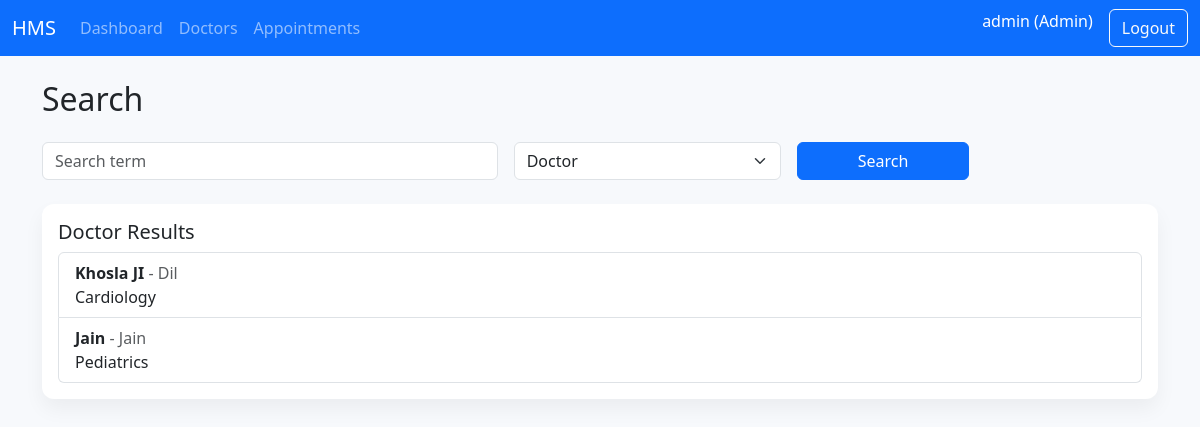
Page /admin/search (signed in) on the committed database.
### tables this page shows
CREATE TABLE users (
                id INTEGER PRIMARY KEY AUTOINCREMENT,
                username TEXT UNIQUE NOT NULL,
                email TEXT UNIQUE NOT NULL,
                password_hash TEXT NOT NULL,
                role TEXT NOT NULL CHECK (role IN ('admin','doctor','patient'))
            );

CREATE TABLE doctors (
                id INTEGER PRIMARY KEY AUTOINCREMENT,
                user_id INTEGER UNIQUE NOT NULL,
                full_name TEXT NOT NULL,
                department_id INTEGER,
                specialization TEXT NOT NULL,
                availability TEXT DEFAULT '',
                is_blacklisted INTEGER DEFAULT 0,
                FOREIGN KEY (user_id) REFERENCES users(id),
                FOREIGN KEY (department_id) REFERENCES departments(id)
            );

CREATE TABLE departments (
                id INTEGER PRIMARY KEY AUTOINCREMENT,
                name TEXT UNIQUE NOT NULL,
                description TEXT
            );

### admin_routes.py (the view, shortened to what this page needs)
@admin_bp.route("/search")
@login_required
@role_required("admin")
def search():
    query = request.args.get("q", "")
    scope = request.args.get("scope", "doctor")
    conn = get_db()
    doctors = patients = []
    if scope == "doctor":
        doctors = conn.execute(
            """
            SELECT d.*, dept.name AS department_name
            FROM doctors d
            LEFT JOIN departments dept ON d.department_id = dept.id
            WHERE d.full_name LIKE ? OR d.specialization LIKE ?
            """,
            (f"%{query}%", f"%{query}%"),
        ).fetchall()
    return render_template(
        "admin/search.html", query=query, scope=scope, doctors=doctors, patients=patients
    )

### database.py (called while the page is built)
def get_db():
    if "db" not in g:
        db_path = current_app.config["DATABASE"]
        g.db = sqlite3.connect(db_path)
        g.db.row_factory = sqlite3.Row
    return g.db

### models.py (called while the page is built)
def fetch_user_by_id(user_id):
    conn = get_db()
    user = conn.execute("SELECT * FROM users WHERE id = ?", (user_id,)).fetchone()
    return user

### utils.py (called while the page is built)
def role_required(role):
    def decorator(func):
        @wraps(func)
        def wrapper(*args, **kwargs):
            if not current_user.is_authenticated:
                flash("Please log in to continue.", "warning")
                return redirect(url_for("auth.login"))
            if current_user.role != role:
                flash("Unauthorized access.", "danger")
                return redirect(url_for(f"{current_user.role}.dashboard"))
            return func(*args, **kwargs)
        return wrapper
    return decorator

### templates/admin/search.html (shortened to what this page needs)
{% extends "base.html" %}
{% block content %}
<h2 class="mb-4">Search</h2>
<form class="row g-3 mb-4">
  <div class="col-md-5">
    <input type="text" class="form-control" name="q" placeholder="Search term" value="{{ query }}" />
  </div>
  <div class="col-md-3">
    <select class="form-select" name="scope">
      <option value="doctor" {% if scope == 'doctor' %}selected{% endif %}>Doctor</option>
    </select>
  </div>
  <div class="col-md-2">
    <button class="btn btn-primary w-100" type="submit">Search</button>
  </div>
</form>
{% if scope == 'doctor' %}
  <div class="card">
    <div class="card-body">
      <h5 class="card-title">Doctor Results</h5>
      <ul class="list-group">
        {% for doctor in doctors %}
          <li class="list-group-item">
            <strong>{{ doctor['full_name'] }}</strong>
            <span class="text-muted"> - {{ doctor['specialization'] }}</span>
            <div>{{ doctor['department_name'] }}</div>
          </li>
        {% else %}
          <li class="list-group-item text-center">No doctors found.</li>
        {% endfor %}
      </ul>
    </div>
  </div>
{% endif %}
{% endblock %}

### templates/base.html (shortened to what this page needs)
<!doctype html>
<html lang="en">
  <head>
    <link
      href="https://cdn.jsdelivr.net/npm/bootstrap@5.3.3/dist/css/bootstrap.min.css"
      rel="stylesheet"
    />
    <link rel="stylesheet" href="{{ url_for('static', filename='css/style.css') }}" />
  </head>
  <body>
    <nav class="navbar navbar-expand-lg navbar-dark bg-primary">
      <div class="container-fluid">
        <a class="navbar-brand" href="/">HMS</a>
        <div class="collapse navbar-collapse" id="navbarNav">
          <ul class="navbar-nav me-auto">
            {% if current_user.is_authenticated %}
              {% if current_user.role == 'admin' %}
                <li class="nav-item">
                  <a class="nav-link" href="{{ url_for('admin.dashboard') }}">Dashboard</a>
                </li>
                <li class="nav-item">
                  <a class="nav-link" href="{{ url_for('admin.doctors') }}">Doctors</a>
                </li>
                <li class="nav-item">
                  <a class="nav-link" href="{{ url_for('admin.appointments') }}">Appointments</a>
                </li>
              {% endif %}
            {% endif %}
          </ul>
          <ul class="navbar-nav">
            {% if current_user.is_authenticated %}
              <li class="nav-item">
                <span class="navbar-text text-white me-3">
                  {{ current_user.username }} ({{ current_user.role|title }})
                </span>
              </li>
              <li class="nav-item">
                <a class="btn btn-outline-light" href="{{ url_for('auth.logout') }}">Logout</a>
              </li>
            {% endif %}
          </ul>
        </div>
      </div>
    </nav>
    <main class="container my-4">
      {% block content %}{% endblock %}
    </main>
  </body>
</html>

### static/css/style.css (style rules this page uses)
body { background-color: #f7f9fc; }
.card { border-radius: 0.75rem; border: none; box-shadow: 0 10px 20px rgba(0, 0, 0, 0.05); }

### rows in the picture
users: username "admin", role "Admin"
doctors: full_name "Khosla JI", specialization "Dil", department_name "Cardiology"
doctors: full_name "Jain", specialization "Jain", department_name "Pediatrics"
